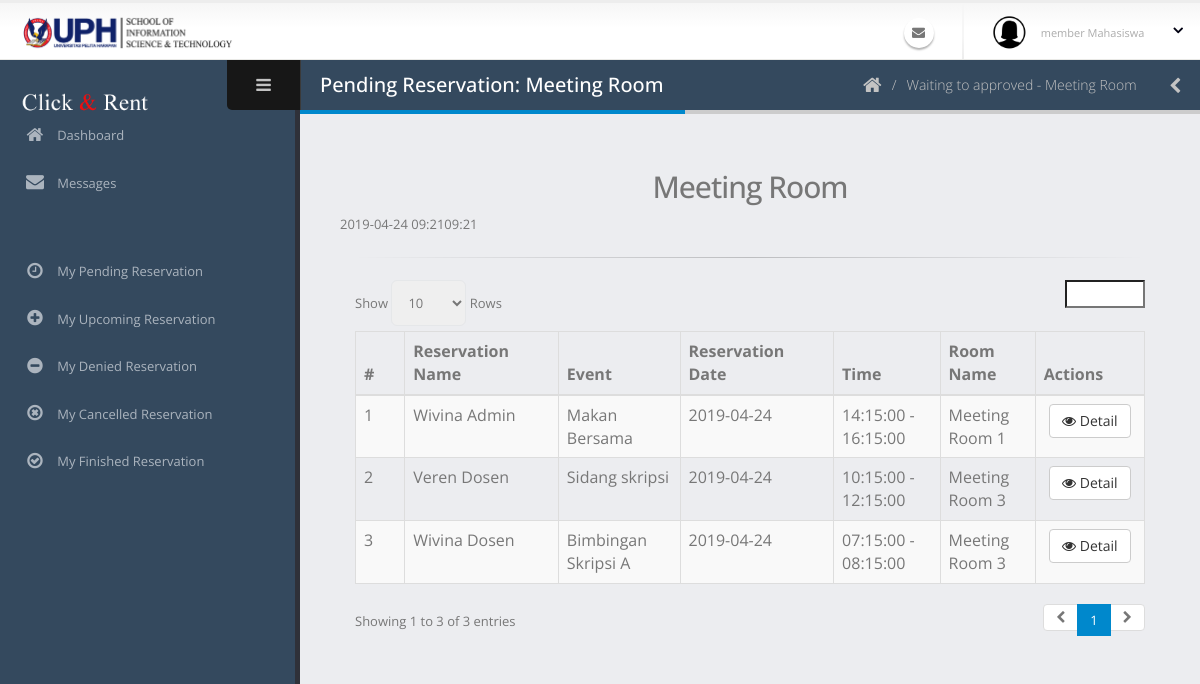
Before: /admin/pendingMeeting.php with the older database file.
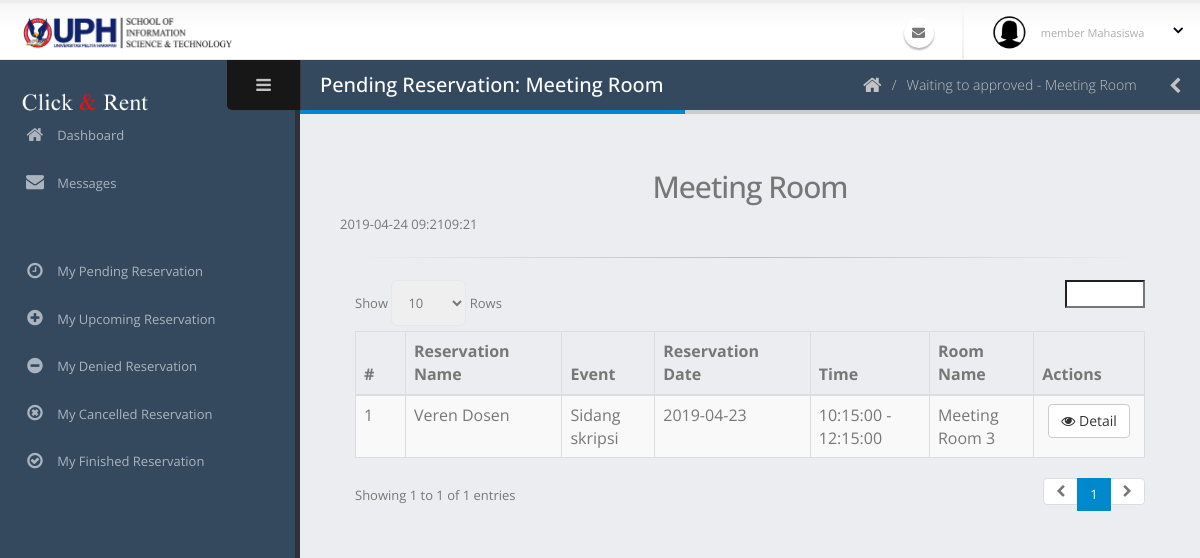
After: the same page with the newer database file.
### tables this page shows
CREATE TABLE `peminjaman` (
  `id_peminjaman` varchar(40) NOT NULL COMMENT 'PJ-0',
  `tanggal_peminjaman` date NOT NULL,
  `id_ruangan` varchar(40) NOT NULL,
  `waktu_mulai` time NOT NULL,
  `waktu_selesai` time NOT NULL,
  `id_pengguna` varchar(40) NOT NULL,
  `acara` varchar(70) NOT NULL,
  `jumlah_peserta` int(11) NOT NULL,
  `id_kategoriAcara` int(11) NOT NULL,
  `deskripsi_acara` text NOT NULL,
  `status_peminjaman` int(11) NOT NULL COMMENT '0:TUNGGU APPROVE, 1:APPROVED, 3:SELESAI, 4:TIDAK APPROVE 5:DIBATALKAN 6:TIMEOUT',
  `user_add` varchar(40) NOT NULL,
  `waktu_add` datetime NOT NULL,
  `user_edit` varchar(40) NOT NULL,
  `waktu_edit` datetime NOT NULL,
  `user_delete` varchar(40) NOT NULL,
  `waktu_delete` datetime NOT NULL,
  `status_delete` int(11) NOT NULL
);

CREATE TABLE `pengguna` (
  `id_pengguna` varchar(40) NOT NULL COMMENT 'USER-0',
  `email` varchar(50) NOT NULL,
  `kata_sandi` text NOT NULL,
  `nama_lengkap` varchar(60) NOT NULL,
  `jenis_kelamin` char(1) NOT NULL,
  `tanggal_lahir` date NOT NULL,
  `alamat` text NOT NULL,
  `no_hp` varchar(20) NOT NULL,
  `tanggal_masuk` date NOT NULL,
  `status_pengguna` int(11) NOT NULL COMMENT '1: SUPER ADMIN, 2: ADMIN, 3: MEMBER DOSEN, 4:MEMBER MAHASISWA',
  `status_daftar` int(11) NOT NULL COMMENT '0 =TIDAK AKTIF, 1=MENUNGGU APPROVE, 2=AKTIF, 3=DITOLAK',
  `user_add` varchar(40) NOT NULL,
  `waktu_add` datetime NOT NULL,
  `user_edit` varchar(40) NOT NULL,
  `waktu_edit` datetime NOT NULL,
  `user_delete` varchar(40) NOT NULL,
  `waktu_delete` datetime NOT NULL,
  `status_delete` int(11) NOT NULL
);

CREATE TABLE `ruangan` (
  `id_ruangan` varchar(40) NOT NULL COMMENT 'R-0',
  `nama_ruangan` varchar(60) NOT NULL,
  `jenis_ruangan` int(11) NOT NULL COMMENT '1:LABORATORY, 2: MEETING ROOM',
  `gedung_lantai` varchar(20) NOT NULL,
  `kapasitas` int(11) NOT NULL,
  `deskripsi` text NOT NULL,
  `user_add` varchar(40) NOT NULL,
  `waktu_add` datetime NOT NULL,
  `user_edit` varchar(40) NOT NULL,
  `waktu_edit` datetime NOT NULL,
  `user_delete` varchar(40) NOT NULL,
  `waktu_delete` datetime NOT NULL,
  `status_delete` int(11) NOT NULL
);

### admin/pendingMeeting.php (the view, shortened to what this page needs)
<?php include('../koneksi.php'); ?>
<?php include('req/head.php');?>
<?php include('req/header.php');?>
<?php include('req/leftbar.php');?>
	<section role="main" class="content-body">
		<header class="page-header">
			<h2>Pending Reservation: Meeting Room</h2>
			<div class="right-wrapper pull-right">
				<ol class="breadcrumbs">
					<li>
						<a href="index.php">
							<i class="fa fa-home"></i>
						</a>
					</li>
					<li>
                        <a href="peminjamanPending.php">
                            <span>Waiting to approved  - Meeting Room</span>
                        </a>
                    </li>
				</ol>
				<a class="sidebar-right-toggle" data-open="sidebar-right"><i class="fa fa-chevron-left"></i></a>
			</div>
		</header>
		<h2 style="text-align:center">Meeting Room</h2>
<?php
		$harini = date("Y-m-d H:i");
		$jamini = date("H:i");
		echo $harini;
		echo $jamini;
		?>
<div class="container-fluid">
	<hr>
	<table  class="table table-bordered table-striped mb-none" id="datatable-default">
		<thead>
			<tr>
			<th>#</th>
				<th>Reservation Name</th>
                <th>Event </th>
				<th>Reservation Date</th>
				<th>Time</th>
				<th>Room Name</th>
				<th>Actions</th>
			</tr>
		</thead>
		<tbody>
		<?php
			$query = mysqli_query($koneksi, "SELECT * from peminjaman JOIN pengguna JOIN ruangan ON pengguna.id_pengguna = peminjaman.id_pengguna AND ruangan.id_ruangan = peminjaman.id_ruangan WHERE ruangan.jenis_ruangan='2' AND status_peminjaman='0' ORDER BY peminjaman.waktu_add DESC");
			$no=0;
			while($data=mysqli_fetch_array($query)){
				$no++;
			?>
			<tr>
				<td><?php echo $no ?></td>
				<td><?php echo $data['nama_lengkap']?></td>
				<td><?php echo $data['acara']?></td>
				<td><?php echo $data['tanggal_peminjaman']?></td>
				<td><?php echo $data['waktu_mulai'] . " - " . $data['waktu_selesai']?></td>
                <td><?php echo $data['nama_ruangan']?></td>
				<td class="text-center">
					<a class="btn btn-default" href="detailPeminjamanTunggu.php?idpeminjaman=<?php echo $data['id_peminjaman'];?>"><i class='fa fa-eye'></i> Detail
					</a>
				</td>
			</tr>
			<?php } ?>
		</tbody>
	</table>
</div>
<?php include('req/endtitle.php');?>
<?php include('req/script.php');?>

Changed rows visible on the page:
no longer on this page (row edited): peminjaman: id_pengguna.nama_lengkap "Wivina Admin", acara "Makan Bersama", tanggal_peminjaman "2019-04-24", waktu_mulai "14:15:00", waktu_selesai "16:15:00", id_ruangan.nama_ruangan "Meeting Room 1"
no longer on this page (row edited): peminjaman: id_pengguna.nama_lengkap "Wivina Dosen", acara "Bimbingan Skripsi A", tanggal_peminjaman "2019-04-24", waktu_mulai "07:15:00", waktu_selesai "08:15:00", id_ruangan.nama_ruangan "Meeting Room 3"
changed peminjaman "Sidang skripsi": tanggal_peminjaman "2019-04-24" → "2019-04-23"
Other visible differences:
text written by a page script: "Show Rows Showing 1 to 3 of 3 entries 1" → "Show Rows Showing 1 to 1 of 1 entries 1"
